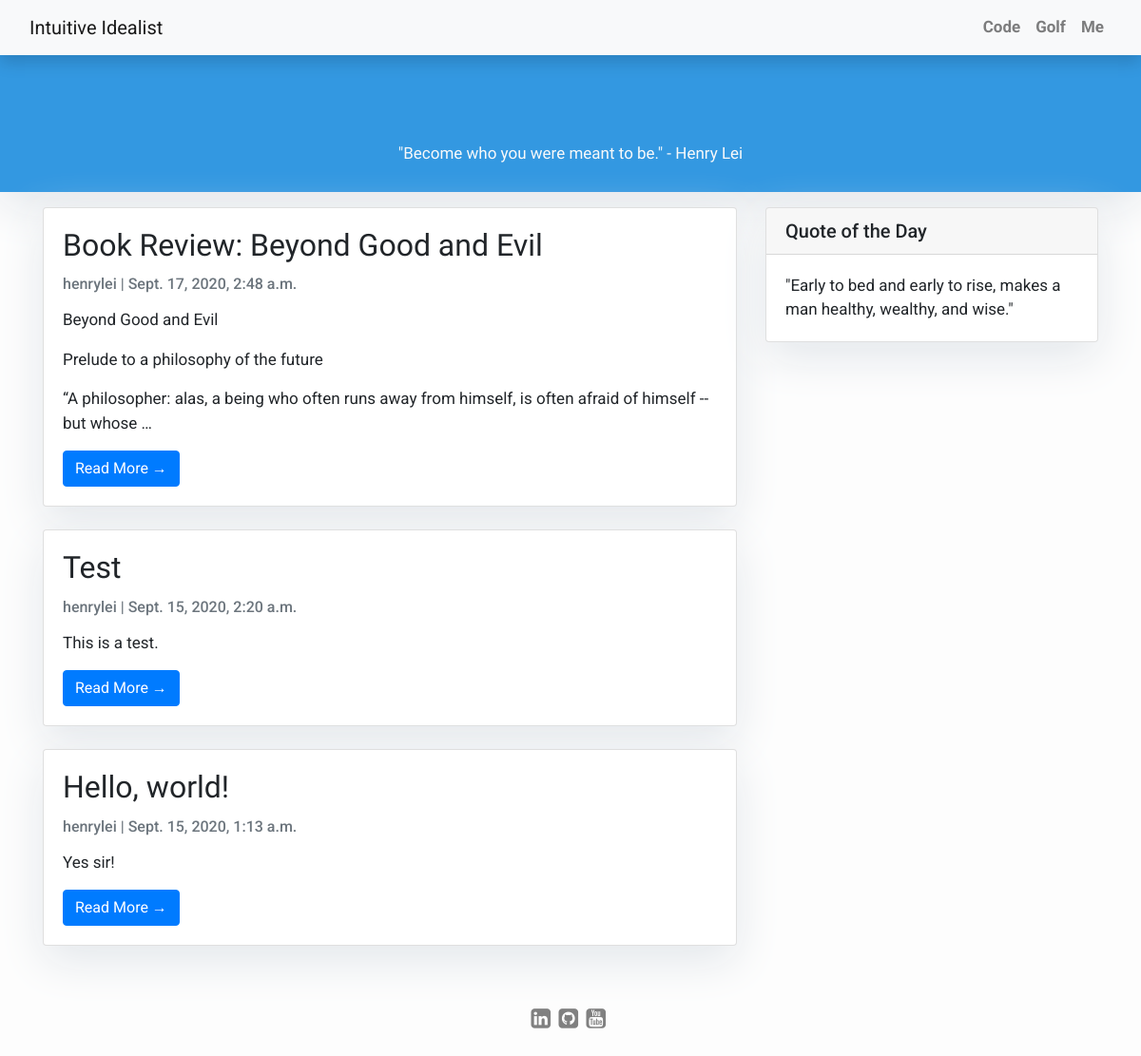
/, run on an earlier commit of the app's database.
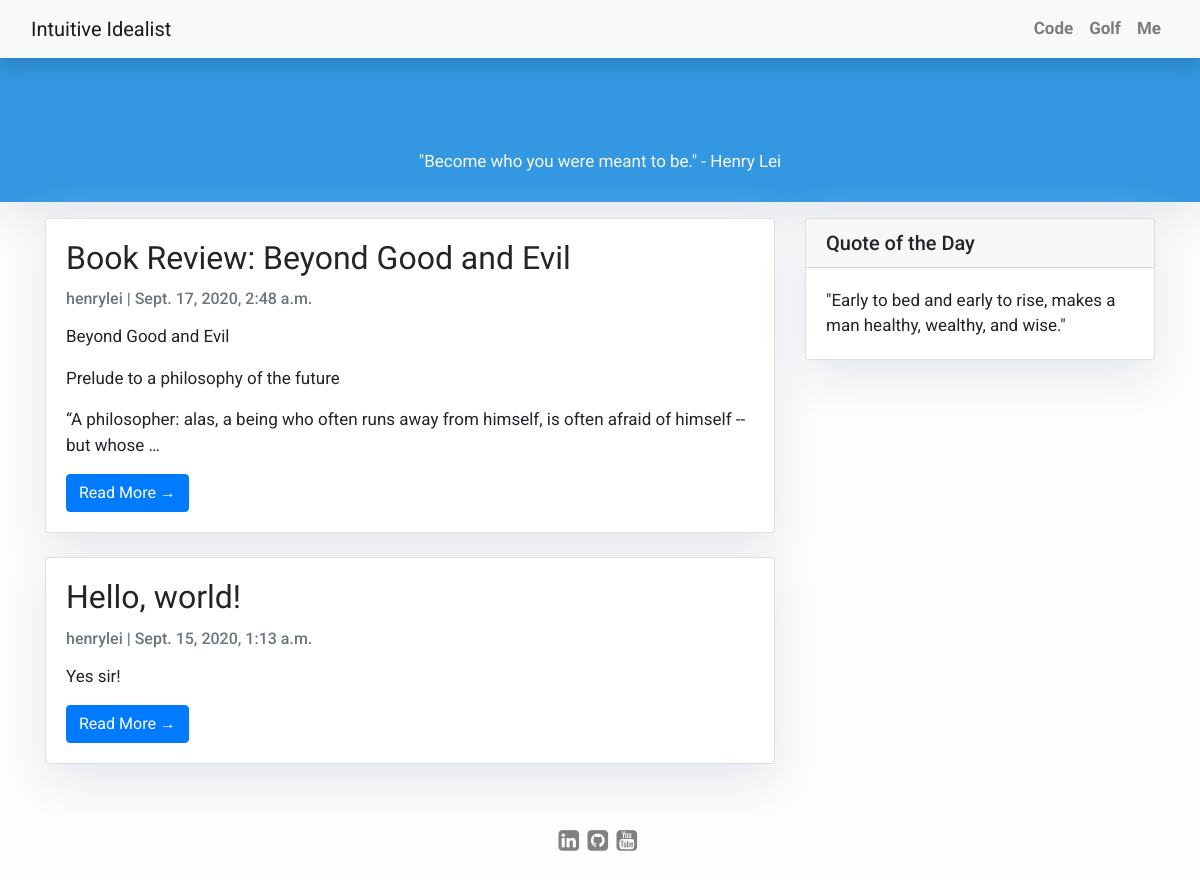
And on a later commit of the database.
### blog/models.py (models this page shows, shortened)
class Post(models.Model):
    title = models.CharField(max_length=200, unique=True)
    slug = models.SlugField(max_length=200, unique=True)
    author = models.ForeignKey(User, on_delete=models.CASCADE, related_name='blog_posts')
    updated_on = models.DateTimeField(auto_now=True)
    content = RichTextField()
    created_on = models.DateTimeField(auto_now_add=True)
    status = models.IntegerField(choices=STATUS, default=0)
    class Meta:
        ordering = ['-created_on']

### blog/views.py (the view)
# urls.py: path('', views.PostList.as_view(), name='home'),
class PostList(generic.ListView):
    queryset = Post.objects.filter(status=1).order_by('-created_on')
    template_name = 'index.html'

### blog/templates/index.html (shortened to what this page needs)
{% extends "base.html" %}
{% block content %}
<header class="masthead">
    <div class="container">
        <div class="row">
            <div class="mx-auto">
                <div class="site-heading">
                    <h3 class="site-heading my-4 mt-3 text-white">&nbsp;</h3>
                    <p class="text-light card-title">"Become who you were meant to be." - Henry Lei</p>
                </div>
            </div>
        </div>
    </div>
</header>
<div class="container">
    <div class="row">
        <div class="col-md-8 mt-3 left">
            {% for post in post_list %}
            <div class="card mb-4">
                <div class="card-body">
                    <h2 class="card-title">{{ post.title }}</h2>
                    <p class="card-text text-muted h6">{{ post.author }} | {{ post.created_on}} </p>
                    <p class="card-text"> {% autoescape off %}{{ post.content | safe | linebreaks | truncatewords:30 }}{% endautoescape %}</p>
                    <a href="{% url 'post_detail' post.slug  %}" class="btn btn-primary">Read More &rarr;</a>
                </div>
            </div>
            {% endfor %}
        </div>
        {% block sidebar %} {% include 'sidebar.html' %} {% endblock sidebar %}
    </div>
</div>
{% endblock content %}

### blog/templates/base.html (shortened to what this page needs)
<!DOCTYPE html>
<html>
    <head>
        <link rel="stylesheet" href="https://cdnjs.cloudflare.com/ajax/libs/font-awesome/4.7.0/css/font-awesome.min.css">
        <link rel="stylesheet" href="https://stackpath.bootstrapcdn.com/bootstrap/4.5.0/css/bootstrap.min.css">
    </head>
    <body>
        <nav class="navbar navbar-expand-lg navbar-light bg-light shadow" id="mainNav">
            <div class="container-fluid">
                <a class="navbar-brand" href="{% url 'home' %}">Intuitive Idealist</a>
                <div class="collapse navbar-collapse" id="navbarResponsive">
                    <ul class="navbar-nav ml-auto">
                        <li class="nav-item text-black">
                            <a class="nav-link text-black font-weight-bold" href="https://github.com/henrylei2000">Code</a>
                        </li>
                        <li class="nav-item text-black">
                            <a class="nav-link text-black font-weight-bold" href="https://www.youtube.com/channel/UClE9FhHSvBLb1doZfDMyi_A">Golf</a>
                        </li>
                        <li class="nav-item text-black">
                            <a class="nav-link text-black font-weight-bold" href="https://www.linkedin.com/in/henry-lei-b00708180/">Me</a>
                        </li>
                    </ul>
                </div>
            </div>
        </nav>
        {% block content %}{% endblock content %}
        <footer class="py-3 bg-grey">
            <p class="m-4 text-center">
                <a href="https://www.linkedin.com/in/henry-lei-b00708180/"><i class="fa fa-linkedin-square"></i></a>&nbsp;
                <a href="https://github.com/henrylei2000"><i class="fa fa-github-square"></i></a>&nbsp;
                <a href="https://www.youtube.com/channel/UClE9FhHSvBLb1doZfDMyi_A"><i class="fa fa-youtube-square"></i></a>&nbsp;
            </p>
        </footer>
    </body>
</html>

### blog/templates/sidebar.html (shortened to what this page needs)
{% block sidebar %}
<div class="col-md-4 float-right ">
<div class="card my-3">
        <h5 class="card-header">Quote of the Day</h5>
    <div class="card-body">
        <p class="card-text">"Early to bed and early to rise, makes a man healthy, wealthy, and wise."</p>
    </div>
</div>
</div>
{% endblock sidebar %}

### blog/templates/base.html (style rules this page uses)
body { font-family: "Roboto", sans-serif; font-size: 17px; background-color: #fdfdfd; }
.shadow { box-shadow: 0 4px 2px -2px rgba(0, 0, 0, 0.1); }
.masthead { background: #3398E1; height: auto; padding-bottom: 15px; box-shadow: 0 16px 48px #E3E7EB; padding-top: 10px; }
.fa { font-size:24px;color: grey }

### blog/templates/index.html (style rules this page uses)
.card { box-shadow: 0 16px 48px #E3E7EB; }
.card-title { font-family: 'Architects Daughter', cursive; }

### blog/templates/sidebar.html (style rules this page uses)
.card { box-shadow: 0 16px 48px #E3E7EB; }

What changed in the data, as far as the page shows it:
removed Post: title "Test", author "henrylei", created_on "Sept. 15, 2020, 2:20 a.m.", content "This is a test."
